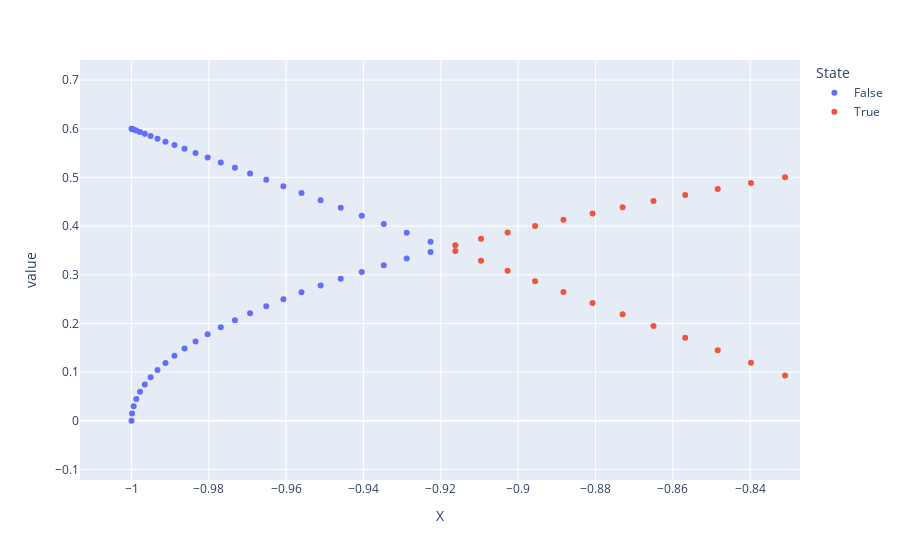

Notebook code cell kept with this figure:
### Code cell
px.scatter(cracks, 'X', y=['Y', 'model_Y'], color='State')

### Figure 1 — Plotly figure (JSON) as saved in the notebook; plotly's stock layout.template omitted (floating-point values rounded to 4 significant figures; data arrays with more than 128 entries replaced by an {"elided": "..."} marker saying what was removed)
{"data": [{"hovertemplate": "State=False<br>X=%{x}<br>value=%{y}<extra></extra>", "legendgroup": "False", "marker": {"color": "#636efa", "symbol": "circle"}, "mode": "markers", "name": "False", "orientation": "v", "showlegend": true, "type": "scatter", "x": [-1.0, -0.9999, -0.9994, -0.9988, -0.9978, -0.9966, -0.9951, -0.9933, -0.9912, -0.9889, -0.9863, -0.9834, -0.9803, -0.9769, -0.9733, -0.9693, -0.9652, -0.9607, -0.956, -0.9511, -0.9459, -0.9405, -0.9348, -0.9288, -0.9227, -1.0, -0.9999, -0.9994, -0.9988, -0.9978, -0.9966, -0.9951, -0.9933, -0.9912, -0.9889, -0.9863, -0.9834, -0.9803, -0.9769, -0.9733, -0.9693, -0.9652, -0.9607, -0.956, -0.9511, -0.9459, -0.9405, -0.9348, -0.9288, -0.9227], "xaxis": "x", "y": [3.243e-08, 0.01493, 0.02985, 0.04477, 0.05966, 0.07454, 0.0894, 0.1042, 0.119, 0.1338, 0.1485, 0.1631, 0.1777, 0.1922, 0.2067, 0.2211, 0.2355, 0.2497, 0.2639, 0.278, 0.292, 0.3059, 0.3197, 0.3334, 0.347, 0.6, 0.5996, 0.5983, 0.5963, 0.5934, 0.5897, 0.5852, 0.5798, 0.5737, 0.5667, 0.5589, 0.5503, 0.5409, 0.5308, 0.5198, 0.508, 0.4955, 0.4822, 0.4681, 0.4533, 0.4377, 0.4214, 0.4043, 0.3865, 0.368], "yaxis": "y"}, {"hovertemplate": "State=True<br>X=%{x}<br>value=%{y}<extra></extra>", "legendgroup": "True", "marker": {"color": "#EF553B", "symbol": "circle"}, "mode": "markers", "name": "True", "orientation": "v", "showlegend": true, "type": "scatter", "x": {"elided": "152 float values"}, "xaxis": "x", "y": {"elided": "152 float values"}, "yaxis": "y"}], "layout": {"autosize": true, "legend": {"title": {"text": "State"}, "tracegroupgap": 0}, "margin": {"t": 60}, "xaxis": {"anchor": "y", "autorange": false, "domain": [0, 1], "range": [-1.013, -0.8271], "title": {"text": "X"}, "type": "linear"}, "yaxis": {"anchor": "x", "autorange": false, "domain": [0, 1], "range": [-0.1216, 0.7414], "title": {"text": "value"}, "type": "linear"}}}
